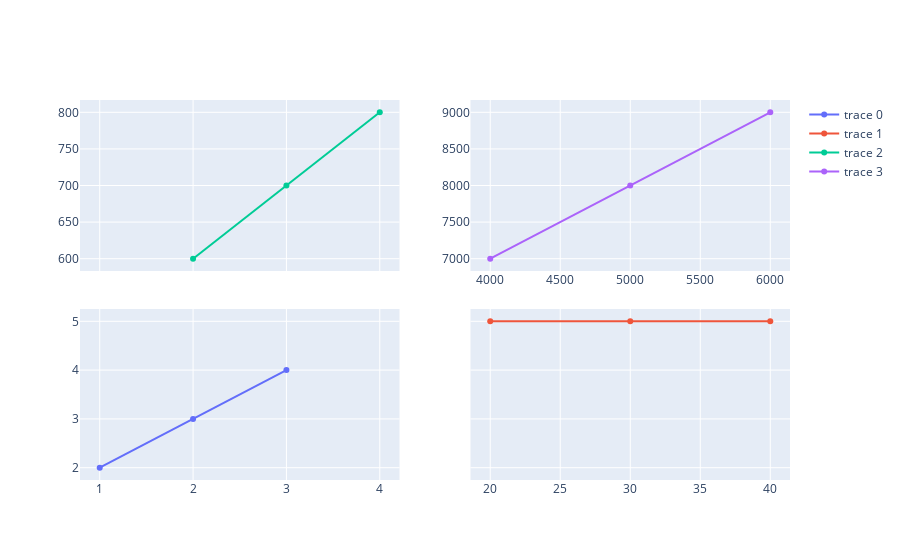

The notebook cell saved with this chart:
### Code cell
import plotly.graph_objects as go

trace1 = go.Scatter(
    x=[1, 2, 3],
    y=[2, 3, 4]
)
trace2 = go.Scatter(
    x=[20, 30, 40],
    y=[5, 5, 5],
    xaxis="x2",
    yaxis="y"
)
trace3 = go.Scatter(
    x=[2, 3, 4],
    y=[600, 700, 800],
    xaxis="x",
    yaxis="y3"
)
trace4 = go.Scatter(
    x=[4000, 5000, 6000],
    y=[7000, 8000, 9000],
    xaxis="x4",
    yaxis="y4"
)
data = [trace1, trace2, trace3, trace4]
layout = go.Layout(
    xaxis=dict(
        domain=[0, 0.45]
    ),
    yaxis=dict(
        domain=[0, 0.45]
    ),
    xaxis2=dict(
        domain=[0.55, 1]
    ),
    xaxis4=dict(
        domain=[0.55, 1],
        anchor="y4"
    ),
    yaxis3=dict(
        domain=[0.55, 1]
    ),
    yaxis4=dict(
        domain=[0.55, 1],
        anchor="x4"
    )
)
fig = go.Figure(data=data, layout=layout)
fig.show()

### Figure 1 — Plotly figure (JSON) as saved in the notebook; plotly's stock layout.template omitted (floating-point values rounded to 4 significant figures)
{"data": [{"type": "scatter", "x": [1, 2, 3], "y": [2, 3, 4]}, {"type": "scatter", "x": [20, 30, 40], "xaxis": "x2", "y": [5, 5, 5], "yaxis": "y"}, {"type": "scatter", "x": [2, 3, 4], "xaxis": "x", "y": [600, 700, 800], "yaxis": "y3"}, {"type": "scatter", "x": [4000, 5000, 6000], "xaxis": "x4", "y": [7000, 8000, 9000], "yaxis": "y4"}], "layout": {"autosize": true, "xaxis": {"autorange": true, "domain": [0, 0.45], "range": [0.7859, 4.214], "type": "linear"}, "xaxis2": {"autorange": true, "domain": [0.55, 1], "range": [18.57, 41.43], "type": "linear"}, "xaxis4": {"anchor": "y4", "autorange": true, "domain": [0.55, 1], "range": [3857.0, 6143.0], "type": "linear"}, "yaxis": {"autorange": true, "domain": [0, 0.45], "range": [1.642, 5.358], "type": "linear"}, "yaxis3": {"autorange": true, "domain": [0.55, 1], "range": [576.1, 823.9], "type": "linear"}, "yaxis4": {"anchor": "x4", "autorange": true, "domain": [0.55, 1], "range": [6761.0, 9239.0], "type": "linear"}}}
